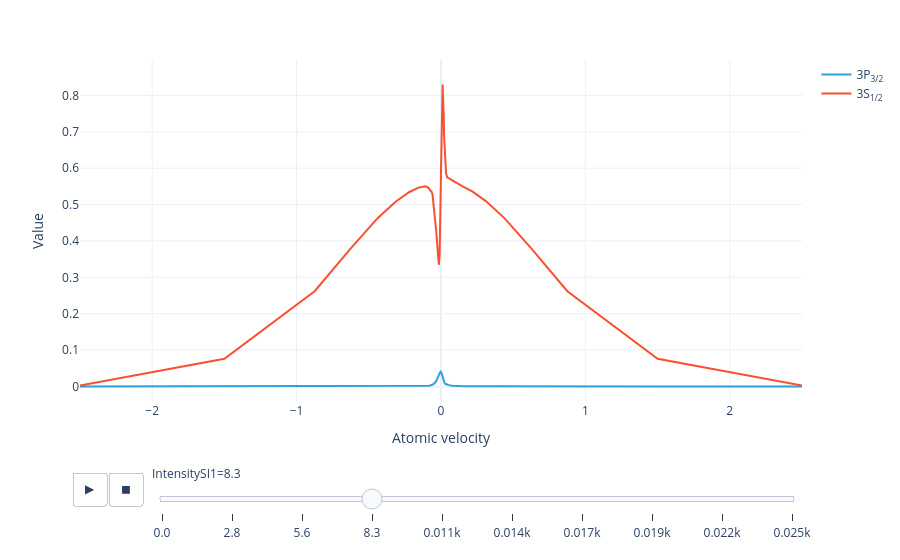

This figure's notebook cell:
### Markdown cell above
Animate the level population distribution as a function of repump intensity:

### Code cell
model.level_population_distribution(sol).visualize()

### Figure 1 — Plotly figure (JSON) as saved in the notebook; plotly's stock layout.template omitted (floating-point values rounded to 4 significant figures)
{"data": [{"hovertemplate": "Level=3P<sub>3/2</sub><br>IntensitySI1=0.0<br>Atomic velocity=%{x}<br>Value=%{y}<extra></extra>", "legendgroup": "3P<sub>3/2</sub>", "line": {"color": "#2fa1da", "dash": "solid"}, "marker": {"symbol": "circle"}, "mode": "lines", "name": "3P<sub>3/2</sub>", "orientation": "v", "showlegend": true, "type": "scatter", "x": [-2.5, -1.5, -0.875, -0.625, -0.4375, -0.3125, -0.2188, -0.1562, -0.1094, -0.08594, -0.07422, -0.06641, -0.05859, -0.05273, -0.04883, -0.04492, -0.04102, -0.03809, -0.03613, -0.03418, -0.03223, -0.03027, -0.02832, -0.02637, -0.0249, -0.02393, -0.02295, -0.02197, -0.021, -0.02002, -0.01904, -0.01807, -0.01709, -0.01611, -0.01514, -0.01416, -0.01318, -0.01221, -0.01123, -0.01025, -0.009277, -0.008301, -0.007324, -0.006348, -0.005371, -0.004395, -0.003418, -0.002441, -0.001465, -0.0004883, 0.0004883, 0.001465, 0.002441, 0.003418, 0.004395, 0.005371, 0.006348, 0.007324, 0.008301, 0.009277, 0.01025, 0.01123, 0.0127, 0.01465, 0.0166, 0.01855, 0.02148, 0.02539, 0.0293, 0.03516, 0.04297, 0.05469, 0.07812, 0.1094, 0.1562, 0.2188, 0.3125, 0.4375, 0.625, 0.875, 1.5, 2.5], "xaxis": "x", "y": [1.001e-08, 7.63e-07, 7.153e-06, 1.989e-05, 4.904e-05, 0.0001057, 0.0002309, 0.0004849, 0.001096, 0.001936, 0.002731, 0.003597, 0.004829, 0.005953, 0.007139, 0.008533, 0.01022, 0.01136, 0.01256, 0.01384, 0.01523, 0.01674, 0.01837, 0.02012, 0.02108, 0.02207, 0.02308, 0.02412, 0.02517, 0.02625, 0.02734, 0.02844, 0.02954, 0.03065, 0.03175, 0.03284, 0.0339, 0.03494, 0.03593, 0.03686, 0.03773, 0.03852, 0.03921, 0.03979, 0.04025, 0.04057, 0.04074, 0.04075, 0.04058, 0.04024, 0.03973, 0.03903, 0.03816, 0.03714, 0.03596, 0.03465, 0.03322, 0.0317, 0.03012, 0.02848, 0.02682, 0.02516, 0.02214, 0.01928, 0.01667, 0.01438, 0.01125, 0.008935, 0.00737, 0.005983, 0.00512, 0.003632, 0.001762, 0.0008266, 0.0004356, 0.0002388, 0.0001118, 5.16e-05, 2.068e-05, 7.359e-06, 7.752e-07, 1.009e-08], "yaxis": "y"}, {"hovertemplate": "Level=3S<sub>1/2</sub><br>IntensitySI1=0.0<br>Atomic velocity=%{x}<br>Value=%{y}<extra></extra>", "legendgroup": "3S<sub>1/2</sub>", "line": {"color": "#fb4f2f", "dash": "solid"}, "marker": {"symbol": "circle"}, "mode": "lines", "name": "3S<sub>1/2</sub>", "orientation": "v", "showlegend": true, "type": "scatter", "x": [-2.5, -1.5, -0.875, -0.625, -0.4375, -0.3125, -0.2188, -0.1562, -0.1094, -0.08594, -0.07422, -0.06641, -0.05859, -0.05273, -0.04883, -0.04492, -0.04102, -0.03809, -0.03613, -0.03418, -0.03223, -0.03027, -0.02832, -0.02637, -0.0249, -0.02393, -0.02295, -0.02197, -0.021, -0.02002, -0.01904, -0.01807, -0.01709, -0.01611, -0.01514, -0.01416, -0.01318, -0.01221, -0.01123, -0.01025, -0.009277, -0.008301, -0.007324, -0.006348, -0.005371, -0.004395, -0.003418, -0.002441, -0.001465, -0.0004883, 0.0004883, 0.001465, 0.002441, 0.003418, 0.004395, 0.005371, 0.006348, 0.007324, 0.008301, 0.009277, 0.01025, 0.01123, 0.0127, 0.01465, 0.0166, 0.01855, 0.02148, 0.02539, 0.0293, 0.03516, 0.04297, 0.05469, 0.07812, 0.1094, 0.1562, 0.2188, 0.3125, 0.4375, 0.625, 0.875, 1.5, 2.5], "xaxis": "x", "y": [0.002317, 0.07595, 0.2618, 0.3795, 0.4632, 0.5085, 0.5345, 0.5466, 0.5503, 0.5461, 0.5381, 0.5363, 0.5275, 0.5043, 0.5005, 0.4902, 0.4755, 0.449, 0.4422, 0.4332, 0.4227, 0.4111, 0.3987, 0.3861, 0.3696, 0.3643, 0.359, 0.3539, 0.3492, 0.3449, 0.3411, 0.3381, 0.3359, 0.3348, 0.3348, 0.3362, 0.3391, 0.3438, 0.3503, 0.3591, 0.3701, 0.3836, 0.3998, 0.4186, 0.4401, 0.4643, 0.4909, 0.5195, 0.5499, 0.5814, 0.6135, 0.6455, 0.6766, 0.7063, 0.7339, 0.7588, 0.7804, 0.7984, 0.8124, 0.8224, 0.8283, 0.8301, 0.8065, 0.7954, 0.7754, 0.7496, 0.6885, 0.6545, 0.6229, 0.5855, 0.5744, 0.5726, 0.5666, 0.5591, 0.5484, 0.5354, 0.5088, 0.4633, 0.3795, 0.2618, 0.07595, 0.002317], "yaxis": "y"}], "layout": {"legend": {"title": {}, "tracegroupgap": 0}, "margin": {"t": 60}, "sliders": [{"active": 3, "currentvalue": {"prefix": "IntensitySI1="}, "len": 0.9, "pad": {"b": 10, "t": 60}, "steps": [{"args": [["0.0"], {"frame": {"duration": 0, "redraw": false}, "fromcurrent": true, "mode": "immediate", "transition": {"duration": 0, "easing": "linear"}}], "label": "0.0", "method": "animate"}, {"args": [["2.7777777777777777"], {"frame": {"duration": 0, "redraw": false}, "fromcurrent": true, "mode": "immediate", "transition": {"duration": 0, "easing": "linear"}}], "label": "2.8", "method": "animate"}, {"args": [["5.555555555555555"], {"frame": {"duration": 0, "redraw": false}, "fromcurrent": true, "mode": "immediate", "transition": {"duration": 0, "easing": "linear"}}], "label": "5.6", "method": "animate"}, {"args": [["8.333333333333332"], {"frame": {"duration": 0, "redraw": false}, "fromcurrent": true, "mode": "immediate", "transition": {"duration": 0, "easing": "linear"}}], "label": "8.3", "method": "animate"}, {"args": [["11.11111111111111"], {"frame": {"duration": 0, "redraw": false}, "fromcurrent": true, "mode": "immediate", "transition": {"duration": 0, "easing": "linear"}}], "label": "0.011k", "method": "animate"}, {"args": [["13.88888888888889"], {"frame": {"duration": 0, "redraw": false}, "fromcurrent": true, "mode": "immediate", "transition": {"duration": 0, "easing": "linear"}}], "label": "0.014k", "method": "animate"}, {"args": [["16.666666666666664"], {"frame": {"duration": 0, "redraw": false}, "fromcurrent": true, "mode": "immediate", "transition": {"duration": 0, "easing": "linear"}}], "label": "0.017k", "method": "animate"}, {"args": [["19.444444444444443"], {"frame": {"duration": 0, "redraw": false}, "fromcurrent": true, "mode": "immediate", "transition": {"duration": 0, "easing": "linear"}}], "label": "0.019k", "method": "animate"}, {"args": [["22.22222222222222"], {"frame": {"duration": 0, "redraw": false}, "fromcurrent": true, "mode": "immediate", "transition": {"duration": 0, "easing": "linear"}}], "label": "0.022k", "method": "animate"}, {"args": [["25.0"], {"frame": {"duration": 0, "redraw": false}, "fromcurrent": true, "mode": "immediate", "transition": {"duration": 0, "easing": "linear"}}], "label": "0.025k", "method": "animate"}], "x": 0.1, "xanchor": "left", "y": 0, "yanchor": "top"}], "updatemenus": [{"buttons": [{"args": [null, {"frame": {"duration": 300, "redraw": false}, "fromcurrent": true, "mode": "immediate", "transition": {"duration": 0, "easing": "linear"}}], "label": "&#9654;", "method": "animate"}, {"args": [[null], {"frame": {"duration": 0, "redraw": false}, "fromcurrent": true, "mode": "immediate", "transition": {"duration": 0, "easing": "linear"}}], "label": "&#9724;", "method": "animate"}], "direction": "left", "pad": {"r": 10, "t": 70}, "showactive": false, "type": "buttons", "x": 0.1, "xanchor": "right", "y": 0, "yanchor": "top"}], "xaxis": {"anchor": "y", "domain": [0, 1], "title": {"text": "Atomic velocity"}}, "yaxis": {"anchor": "x", "domain": [0, 1], "range": [-0.04273, 0.8973], "title": {"text": "Value"}}}}
